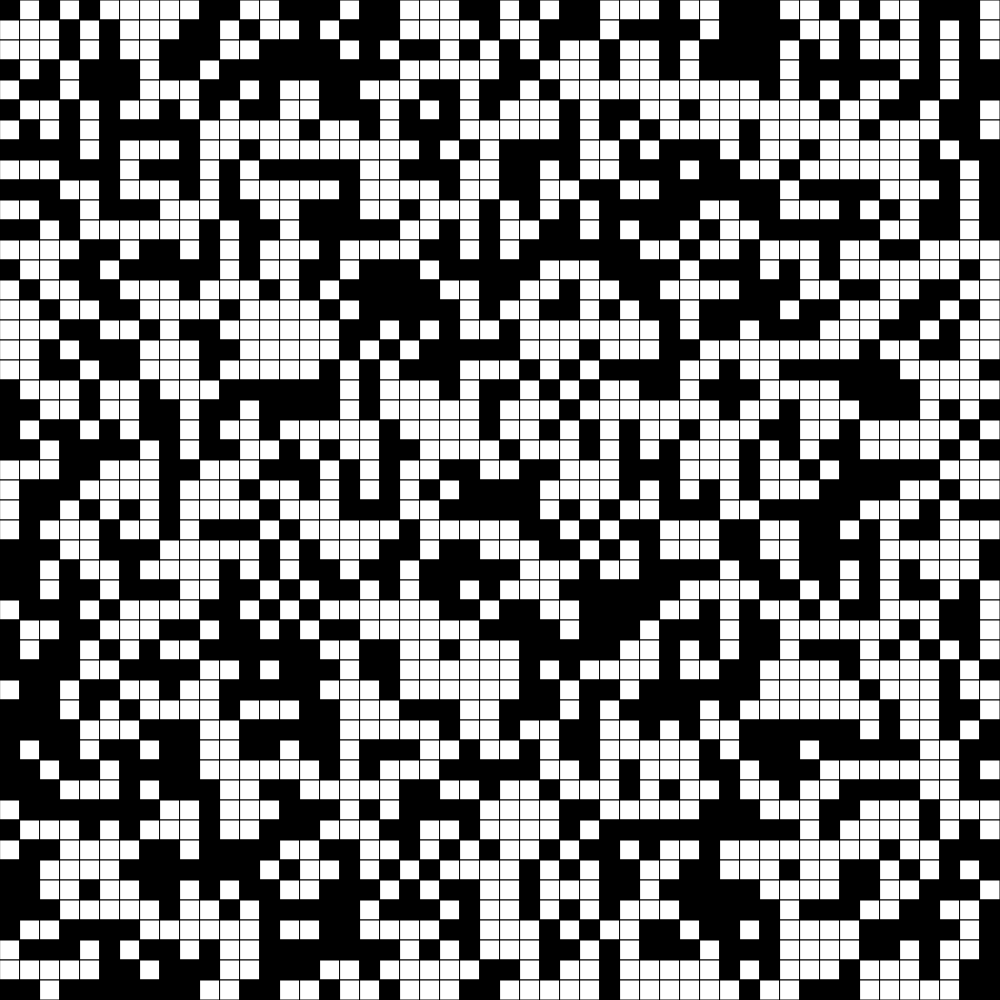
Frame 1 (no input)
Frame 60 (no input): identical to frame 1, image omitted
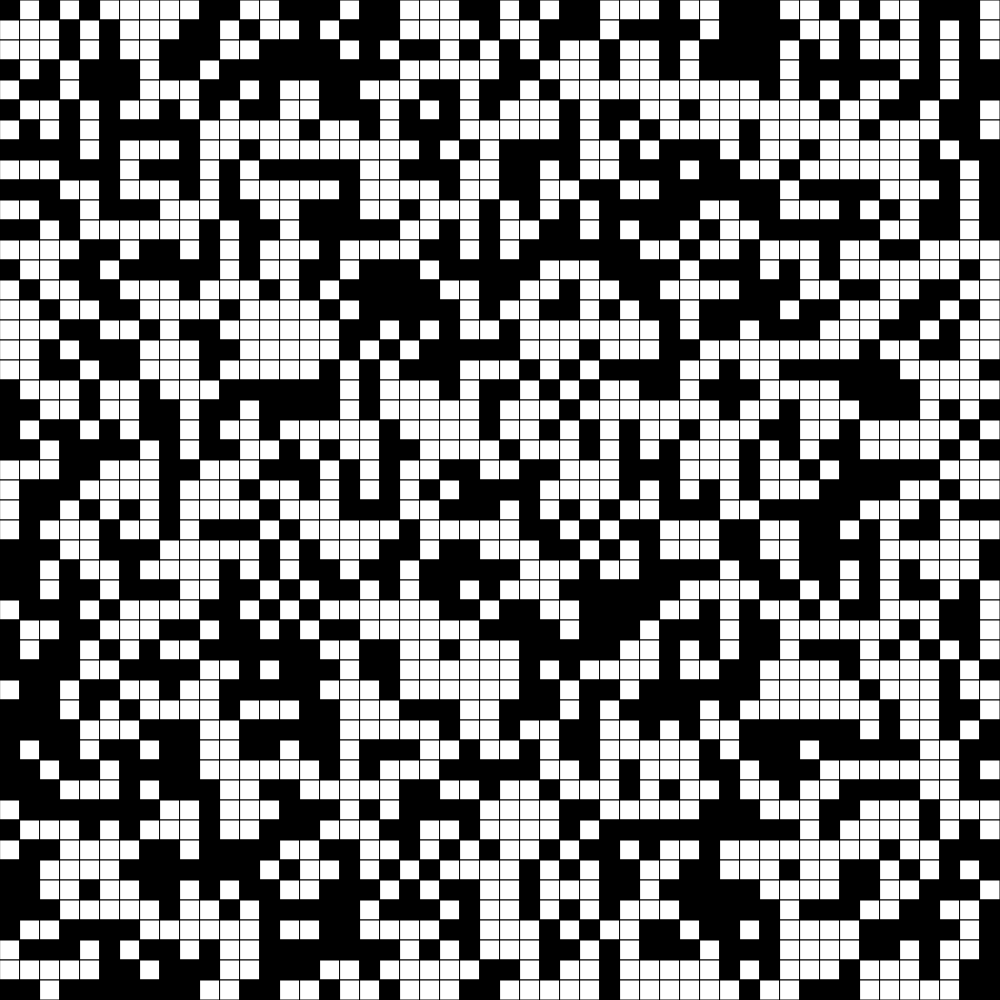
Frame 120 (the mouse pressed at the canvas centre since frame 60)

The p5.js sketch that drew these frames (run headless with seeded random() and noise() and a simulated clock; from frame 60 on, the mouse is pressed at the canvas centre):

// p5.js sketch
// ── sketch.js
// Project Title
// Your Name
// Date
//
// Extra for Experts:
// - describe what you did to take this project "above and beyond"

let gridSize = 50;
let grid;
let cellSize;

function setup() {
  if (windowWidth > windowHeight){
  createCanvas (windowHeight, windowHeight);
  }
  else {
    createCanvas (windowWidth, windowWidth);
  }
  grid = createRandom2DArray (gridSize, gridSize);
  cellSize = width/gridSize;
}

function draw(){
  background(200);
  displayGrid();
}

function displayGrid() {
  for (let y = 0; y < gridSize; y ++) {
    for (let x = 0; x < gridSize; x++ ) {
      if (grid[y][x] === 0 ) {
        fill (255);
      }
      else {
        fill(0)
      }
      rect(x * cellSize, y*cellSize, cellSize, cellSize);
    }
  }
}

function create2DArray(cols, rows) {
  let emptyArray = [];
  for (let i = 0; i < rows; i++) {
    emptyArray.push([]);
    for (let j = 0; j < cols; j++) {
      emptyArray[i].push(0);
    }
  }
  return emptyArray;
}

function createRandom2DArray(cols, rows) {
  let emptyArray = [];
  for (let i = 0; i < rows; i++) {
    emptyArray.push([]);
    for (let j = 0; j < cols; j++) {
      if(random(100) < 50 ){
        emptyArray[i].push(0);
      }

      else {
        emptyArray[i].push(1);
      }
    }
  }
  return emptyArray;
}


function update(){
  let nextTurn = create2DArray(gridSize, gridSize);

  for (let y = 0; y < gridSize; y++){
    for (let x = 0; x < gridSize; x++){
      let neighboor = 0;

      for (let i = -1; i <= 1; i++){
        for (let j = -1; j <= 1; j++){
          if(y+i >= 0 && y+i < gridSize && x+j >= 0 && x+j < gridSize ){
          neighboor += grid[y+i][x+j];
          }
        }
      }

      neighboor -= grid[y][x];

      if (grid[y][x] === 1 ){
        if (neighboor === 2 || neighboor === 3){
          nextTurn[y][x] = 1;
        }
        else {
          nextTurn[y][x] = 0;
        }
      }

      if (grid[y][x] === 0){
        if (neighboor === 3) {
          nextTurn[y][x] = 1;
        }
        else {
          nextTurn[y][x] = 0;
        }

      
      }

    }
  }

  grid = nextTurn;

}

function keyPressed(){
  if (key === " "){
    update();
  }

  if (key === "r"){
    grid = create2DArray(gridSize, gridSize);
  }
}

function mousePressed(){
  let xcoord = floor(mouseX/ cellSize);
  let ycoord = floor(mouseY/ cellSize);
  
  
  if (grid[ycoord][xcoord] === 1){
    grid[ycoord][xcoord] = 0;
  }
  else {
    grid[ycoord][xcoord] = 1;
  }
}
